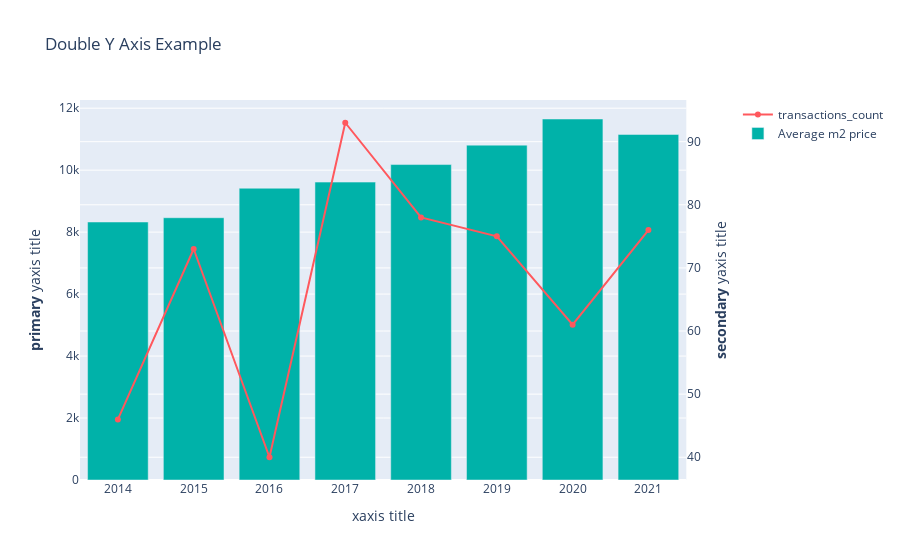

Write notebook code for a chart like this one.
### Code cell
import plotly.graph_objects as go
from plotly.subplots import make_subplots

df_filtered = df[df['iris_code']==751093503]

iris_code_name = 

# Create figure with secondary y-axis
fig = make_subplots(specs=[[{"secondary_y": True}]])

fig.add_trace(
    go.Scatter(
        x=df_filtered['date_mutation_year'],
        y=df_filtered['count'],
        name="transactions_count",
        marker = {'color' : '#FF585D'},
    ),
    secondary_y=True,
)

fig.add_trace(
    go.Bar(
        x=df_filtered['date_mutation_year'],
        y=df_filtered['prix_m2_not_null_avg'],
        name="Average m2 price",
        marker = {'color' : '#00B2A9'},
    ),
    secondary_y=False,
)

# Add figure title
fig.update_layout(
    title_text="Double Y Axis Example"
)

# Set x-axis title
fig.update_xaxes(title_text="xaxis title")

# Set y-axes titles
fig.update_yaxes(title_text="<b>primary</b> yaxis title", secondary_y=False)
fig.update_yaxes(title_text="<b>secondary</b> yaxis title", secondary_y=True)

fig.show()

### Figure 1 — Plotly figure (JSON) as saved in the notebook; plotly's stock layout.template omitted (floating-point values rounded to 4 significant figures)
{"data": [{"marker": {"color": "#FF585D"}, "name": "transactions_count", "x": [2014, 2015, 2016, 2017, 2018, 2019, 2020, 2021], "y": [46, 73, 40, 93, 78, 75, 61, 76], "type": "scatter", "xaxis": "x", "yaxis": "y2"}, {"marker": {"color": "#00B2A9"}, "name": "Average m2 price", "x": [2014, 2015, 2016, 2017, 2018, 2019, 2020, 2021], "y": [8326.0, 8465.0, 9417.0, 9614.0, 10180.0, 10810.0, 11650.0, 11150.0], "type": "bar", "xaxis": "x", "yaxis": "y"}], "layout": {"xaxis": {"anchor": "y", "domain": [0, 0.94], "title": {"text": "xaxis title"}}, "yaxis": {"anchor": "x", "domain": [0, 1], "title": {"text": "<b>primary</b> yaxis title"}}, "yaxis2": {"anchor": "x", "overlaying": "y", "side": "right", "title": {"text": "<b>secondary</b> yaxis title"}}, "title": {"text": "Double Y Axis Example"}}}
